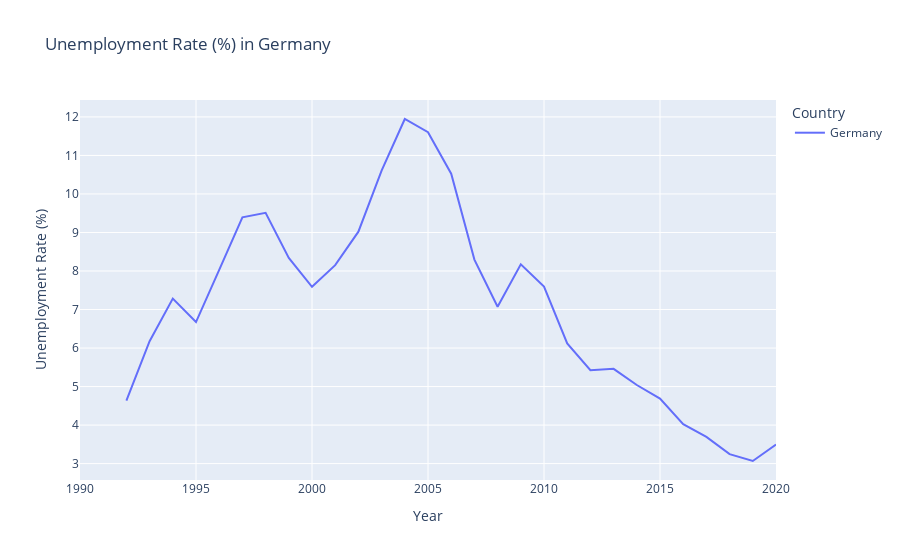

The notebook cell saved with this chart:
### Markdown cell above
### 1. Visualisierung:
---

Schauen wir an welche Parameter mitgeben können:

`px.line()`: Ist ein Liniendiagramm
- `dataframe`: Der Datensatz
- `x`: Die x-Achse, wo wir nur die Spalten namen eigeben des Datensatzes
- `y`: Die y-Achse, wo wir nur die Spalten namen eigeben des Datensatzes
- `color`: Die Farbe der Linie nach Ländern
- `title`: Der Titel des Diagramms

### Code cell
fig = px.line(data_frame=ger_df, 
              x="Year", 
              y="Unemployment Rate (%)", 
              title='Unemployment Rate (%) in Germany', 
              color='Country')
fig.show()

### Figure 1 — Plotly figure (JSON) as saved in the notebook; plotly's stock layout.template omitted (floating-point values rounded to 4 significant figures)
{"data": [{"hovertemplate": "Country=Germany<br>Year=%{x}<br>Unemployment Rate (%)=%{y}<extra></extra>", "legendgroup": "Germany", "line": {"color": "#636efa", "dash": "solid"}, "marker": {"symbol": "circle"}, "mode": "lines", "name": "Germany", "orientation": "v", "showlegend": true, "type": "scatter", "x": [2020, 2019, 2018, 2017, 2016, 2015, 2014, 2013, 2012, 2011, 2010, 2009, 2008, 2007, 2006, 2005, 2004, 2003, 2002, 2001, 2000, 1999, 1998, 1997, 1996, 1995, 1994, 1993, 1992, 1991, 1990], "xaxis": "x", "y": [3.495, 3.068, 3.247, 3.692, 4.025, 4.688, 5.041, 5.461, 5.426, 6.119, 7.595, 8.174, 7.073, 8.296, 10.53, 11.6, 11.95, 10.61, 9.021, 8.152, 7.59, 8.34, 9.51, 9.394, 8.028, 6.675, 7.285, 6.179, 4.636, null, null], "yaxis": "y"}], "layout": {"legend": {"title": {"text": "Country"}, "tracegroupgap": 0}, "title": {"text": "Unemployment Rate (%) in Germany"}, "xaxis": {"anchor": "y", "domain": [0, 1], "title": {"text": "Year"}}, "yaxis": {"anchor": "x", "domain": [0, 1], "title": {"text": "Unemployment Rate (%)"}}}}
